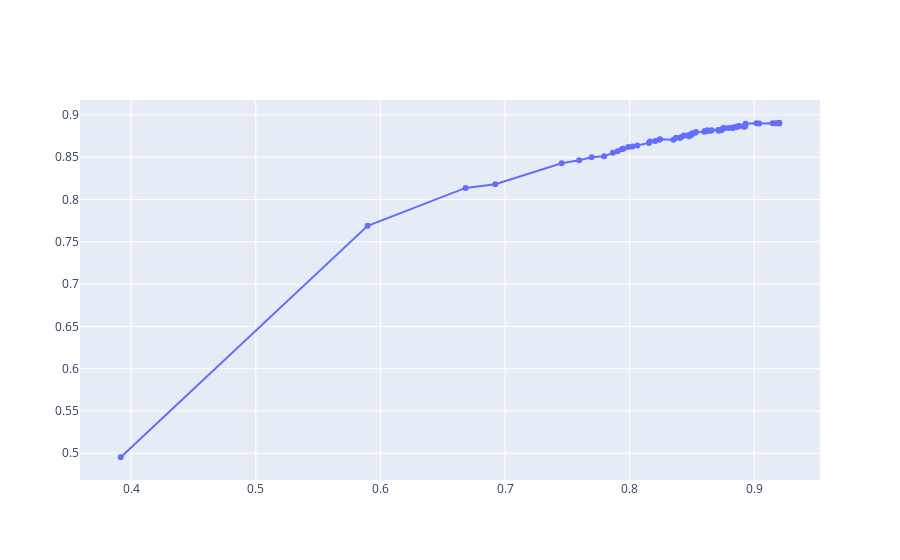

Notebook source saved alongside this figure:
### Code cell
xs,ys=get_max_of(list(df_bezier["compression"]),list(df_bezier["val_top_1"]))
xs,ys=get_best_of(xs,ys,2)
print(len(xs))
fig = go.Figure()
# xs=df_bezier["compression"]
# ys=df_bezier["val_top_1"]
fig.add_trace(go.Scatter(x=xs, y=ys,
                mode='lines+markers',
                name="SongHan"))


fig.show()
